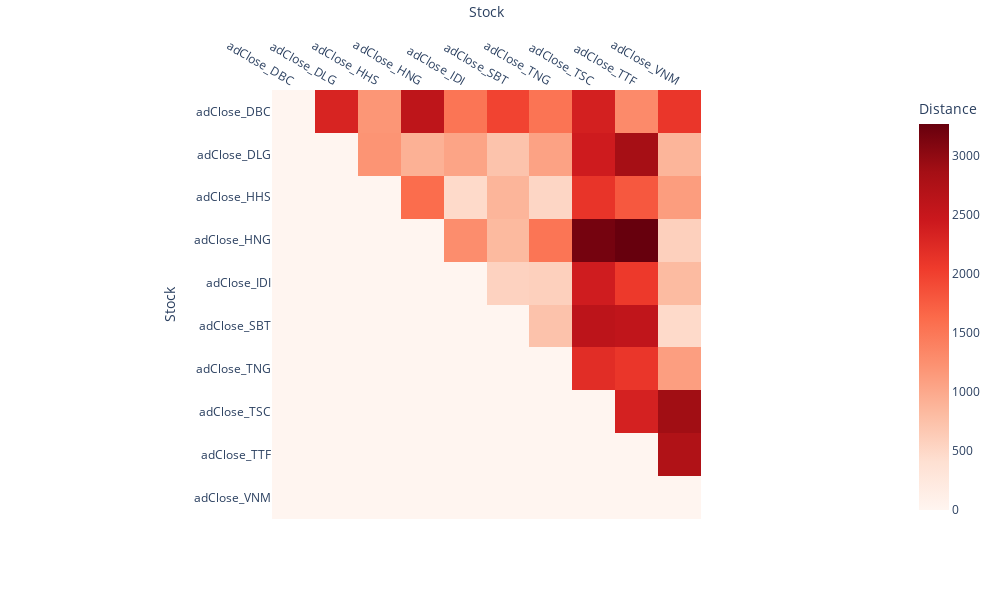

The notebook cell this image was saved under:
### Markdown cell above
## **Gatev Distance Approach Pairs Formation**

### Code cell
gatev_dist.gatev_distance_matrix(df_cum_daily_returns_train)

### Figure 1 — Plotly figure (JSON) as saved in the notebook; plotly's stock layout.template omitted (floating-point values rounded to 4 significant figures)
{"data": [{"coloraxis": "coloraxis", "hovertemplate": "Stock: %{x}<br>Stock: %{y}<br>Distance: %{z}<extra></extra>", "name": "0", "type": "heatmap", "x": ["adClose_DBC", "adClose_DLG", "adClose_HHS", "adClose_HNG", "adClose_IDI", "adClose_SBT", "adClose_TNG", "adClose_TSC", "adClose_TTF", "adClose_VNM"], "xaxis": "x", "y": ["adClose_DBC", "adClose_DLG", "adClose_HHS", "adClose_HNG", "adClose_IDI", "adClose_SBT", "adClose_TNG", "adClose_TSC", "adClose_TTF", "adClose_VNM"], "yaxis": "y", "z": [[0, 2308.0, 1190.0, 2594.0, 1524.0, 1968.0, 1532.0, 2356.0, 1308.0, 2101.0], [0, 0, 1204.0, 918.9, 1050.0, 724.9, 1068.0, 2415.0, 2851.0, 876.8], [0, 0, 0, 1598, 478.5, 876.3, 515.4, 2122.0, 1788.0, 1117], [0, 0, 0, 0, 1280.0, 829.5, 1517.0, 3174.0, 3266.0, 580.5], [0, 0, 0, 0, 0, 559, 583.8, 2406.0, 2066.0, 813.7], [0, 0, 0, 0, 0, 0, 736.1, 2616.0, 2571.0, 475.4], [0, 0, 0, 0, 0, 0, 0, 2203.0, 2103.0, 1105.0], [0, 0, 0, 0, 0, 0, 0, 0, 2344.0, 2886.0], [0, 0, 0, 0, 0, 0, 0, 0, 0, 2742.0], [0, 0, 0, 0, 0, 0, 0, 0, 0, 0]]}], "layout": {"coloraxis": {"colorbar": {"title": {"text": "Distance"}}, "colorscale": [[0, "rgb(255,245,240)"], [0.125, "rgb(254,224,210)"], [0.25, "rgb(252,187,161)"], [0.375, "rgb(252,146,114)"], [0.5, "rgb(251,106,74)"], [0.625, "rgb(239,59,44)"], [0.75, "rgb(203,24,29)"], [0.875, "rgb(165,15,21)"], [1, "rgb(103,0,13)"]]}, "height": 600, "margin": {"t": 60}, "width": 1000, "xaxis": {"anchor": "y", "constrain": "domain", "domain": [0, 1], "scaleanchor": "y", "side": "top", "title": {"text": "Stock"}}, "yaxis": {"anchor": "x", "autorange": "reversed", "constrain": "domain", "domain": [0, 1], "title": {"text": "Stock"}}}}
